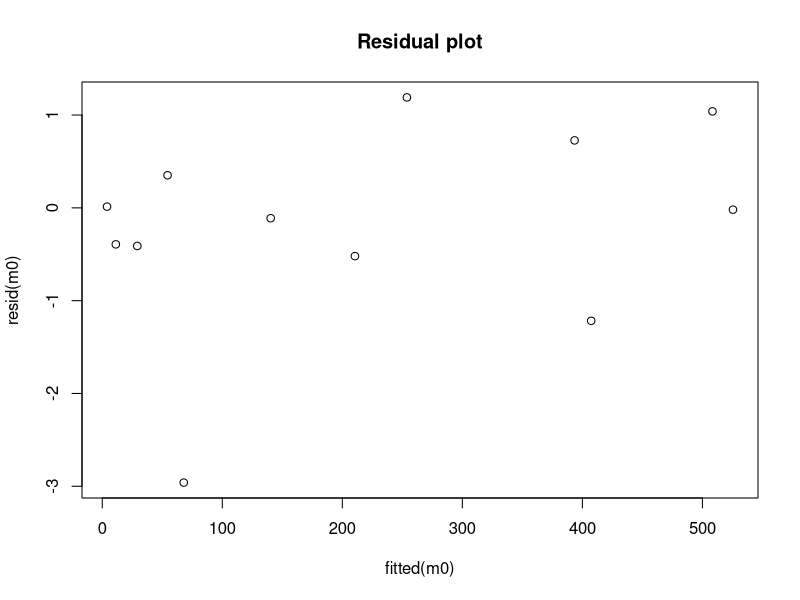

Generate this figure with R:
## ---- chunk 1
knitr::opts_chunk$set(
    echo = TRUE,
    warning = FALSE,
    message = FALSE)
## ---- chunk 2
library("MASS")
library("lmtest")
## ---- chunk 3
df <- data.frame(
                x = 0:15,
                fr = c(57, 203, 383, 525, 532, 408, 273, 139,
                    45, 27, 10, 4, 0, 1, 1, 0))
m0 <- glm(
        fr ~ x, family = poisson,
        offset = -lgamma(x + 1), subset = x < 12, data = df)

m1 <- glm(
        fr ~ x, family = poisson,
        offset = -log(factorial(x)), subset = x < 12, data = df)

# X^2 test to see if the observed values and expected values are the same
1 - pchisq(sum(resid(m0, "pear")^2), 10)

# the residual plot shows the normality assumption is violated
plot(fitted(m0), resid(m0), main = "Residual plot")
